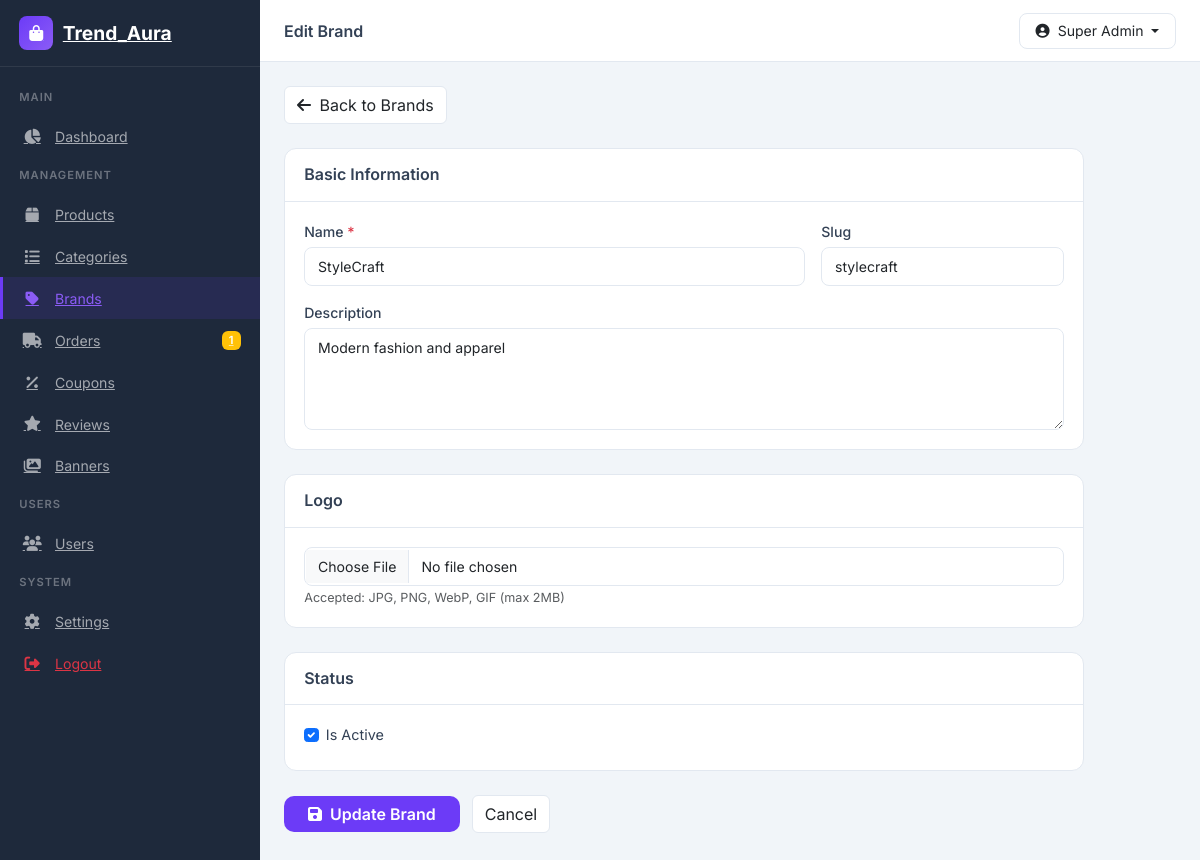
The page /admin/pages/brands/edit.php?id=2 (signed in) on the database its author committed.
### tables this page shows
CREATE TABLE brands (
    id INT AUTO_INCREMENT PRIMARY KEY,
    name VARCHAR(100) NOT NULL,
    slug VARCHAR(100) NOT NULL UNIQUE,
    description TEXT,
    logo VARCHAR(255),
    is_active TINYINT(1) DEFAULT 1,
    created_at TIMESTAMP DEFAULT CURRENT_TIMESTAMP,
    updated_at TIMESTAMP DEFAULT CURRENT_TIMESTAMP ON UPDATE CURRENT_TIMESTAMP,
    INDEX idx_brands_slug (slug)
);

### includes/auth.php (called while the page is built, shortened)
<?php
require_once __DIR__ . '/functions.php';
function getCurrentAdmin() {
    $db = db();
    $stmt = $db->prepare("SELECT * FROM admins WHERE id = :id AND is_active = 1");
    $stmt->execute(['id' => $_SESSION['admin_id']]);
    return $stmt->fetch();
}

### includes/functions.php (called while the page is built, shortened)
<?php
function sanitizeInput($input) {
    return htmlspecialchars(trim($input), ENT_QUOTES, 'UTF-8');
}

### admin/pages/brands/edit.php (the view, shortened to what this page needs)
<?php
$pageTitle = 'Edit Brand';
include __DIR__ . '/../../includes/header.php';
$db = db();
$brandId = (int)($_GET['id'] ?? 0);
$stmt = $db->prepare("SELECT * FROM brands WHERE id = :id");
$stmt->execute(['id' => $brandId]);
$brand = $stmt->fetch();
?>
<div class="mb-4">
    <a href="<?= ADMIN_URL ?>/pages/brands/index.php" class="btn btn-admin-outline">
        <i class="fas fa-arrow-left me-1"></i> Back to Brands
    </a>
</div>
<form method="POST" enctype="multipart/form-data" class="admin-form">
    <div class="admin-card mb-4">
        <div class="admin-card-header">
            <h5>Basic Information</h5>
        </div>
        <div class="admin-card-body">
            <div class="row g-3">
                <div class="col-md-8">
                    <label class="form-label">Name <span class="text-danger">*</span></label>
                    <input type="text" class="form-control" name="name" id="brandName" value="<?= sanitizeInput($brand['name']) ?>" required oninput="autoSlug(this)">
                </div>
                <div class="col-md-4">
                    <label class="form-label">Slug</label>
                    <input type="text" class="form-control" name="slug" id="brandSlug" value="<?= sanitizeInput($brand['slug']) ?>">
                </div>
                <div class="col-12">
                    <label class="form-label">Description</label>
                    <textarea class="form-control" name="description" rows="4"><?= sanitizeInput($brand['description']) ?></textarea>
                </div>
            </div>
        </div>
    </div>
    <div class="admin-card mb-4">
        <div class="admin-card-header">
            <h5>Logo</h5>
        </div>
        <div class="admin-card-body">
            <input type="file" class="form-control" name="logo" accept="image/jpeg,image/png,image/webp,image/gif">
            <small class="text-muted">Accepted: JPG, PNG, WebP, GIF (max 2MB)</small>
        </div>
    </div>
    <div class="admin-card mb-4">
        <div class="admin-card-header">
            <h5>Status</h5>
        </div>
        <div class="admin-card-body">
            <div class="form-check">
                <input class="form-check-input" type="checkbox" name="is_active" id="is_active" value="1" <?= $brand['is_active'] ? 'checked' : '' ?>>
                <label class="form-check-label" for="is_active">Is Active</label>
            </div>
        </div>
    </div>
    <div class="mb-4">
        <button type="submit" class="btn btn-admin-primary px-4"><i class="fas fa-save me-1"></i> Update Brand</button>
        <a href="<?= ADMIN_URL ?>/pages/brands/index.php" class="btn btn-admin-outline ms-2">Cancel</a>
    </div>
</form>
<?php include __DIR__ . '/../../includes/footer.php'; ?>

### admin/includes/header.php (shortened to what this page needs)
<?php
$currentAdmin = getCurrentAdmin();
$pageTitle = $pageTitle ?? 'Dashboard';
$db = db();
$pendingOrders = $db->query("SELECT COUNT(*) FROM orders WHERE order_status = 'pending'")->fetchColumn();
?>
<!DOCTYPE html>
<html lang="en">
<head>
    <link href="https://cdn.jsdelivr.net/npm/bootstrap@5.3.2/dist/css/bootstrap.min.css" rel="stylesheet">
    <link href="https://cdnjs.cloudflare.com/ajax/libs/font-awesome/6.5.1/css/all.min.css" rel="stylesheet">
    <link href="https://cdn.jsdelivr.net/npm/chart.js@4.4.0/dist/chart.min.css" rel="stylesheet">
    <link href="<?= ADMIN_URL ?>/assets/css/admin.css" rel="stylesheet">
</head>
<body>
    <div class="admin-layout">
        <aside class="admin-sidebar" id="adminSidebar">
            <div class="sidebar-header">
                <a href="<?= ADMIN_URL ?>/dashboard.php" class="sidebar-brand">
                    <i class="fas fa-shopping-bag"></i>
                    <span><?= SITE_NAME ?></span>
                </a>
            </div>
            <nav class="sidebar-nav">
                <div class="nav-section">Main</div>
                <a href="<?= ADMIN_URL ?>/dashboard.php" class="nav-item <?= basename($_SERVER['PHP_SELF']) === 'dashboard.php' ? 'active' : '' ?>">
                    <i class="fas fa-chart-pie"></i><span>Dashboard</span>
                </a>
                <div class="nav-section">Management</div>
                <a href="<?= ADMIN_URL ?>/pages/products/index.php" class="nav-item <?= strpos($_SERVER['PHP_SELF'], 'products') !== false ? 'active' : '' ?>">
                    <i class="fas fa-box"></i><span>Products</span>
                </a>
                <a href="<?= ADMIN_URL ?>/pages/categories/index.php" class="nav-item <?= strpos($_SERVER['PHP_SELF'], 'categories') !== false ? 'active' : '' ?>">
                    <i class="fas fa-list"></i><span>Categories</span>
                </a>
                <a href="<?= ADMIN_URL ?>/pages/brands/index.php" class="nav-item <?= strpos($_SERVER['PHP_SELF'], 'brands') !== false ? 'active' : '' ?>">
                    <i class="fas fa-tag"></i><span>Brands</span>
                </a>
                <a href="<?= ADMIN_URL ?>/pages/orders/index.php" class="nav-item <?= strpos($_SERVER['PHP_SELF'], 'orders') !== false ? 'active' : '' ?>">
                    <i class="fas fa-truck"></i><span>Orders</span>
                    <?php if ($pendingOrders > 0): ?><span class="badge bg-warning"><?= $pendingOrders ?></span><?php endif; ?>
                </a>
                <a href="<?= ADMIN_URL ?>/pages/coupons/index.php" class="nav-item <?= strpos($_SERVER['PHP_SELF'], 'coupons') !== false ? 'active' : '' ?>">
                    <i class="fas fa-percent"></i><span>Coupons</span>
                </a>
                <a href="<?= ADMIN_URL ?>/pages/reviews/index.php" class="nav-item <?= strpos($_SERVER['PHP_SELF'], 'reviews') !== false ? 'active' : '' ?>">
                    <i class="fas fa-star"></i><span>Reviews</span>
                </a>
                <a href="<?= ADMIN_URL ?>/pages/banners/index.php" class="nav-item <?= strpos($_SERVER['PHP_SELF'], 'banners') !== false ? 'active' : '' ?>">
                    <i class="fas fa-images"></i><span>Banners</span>
                </a>
                <div class="nav-section">Users</div>
                <a href="<?= ADMIN_URL ?>/pages/users/index.php" class="nav-item <?= strpos($_SERVER['PHP_SELF'], 'users') !== false ? 'active' : '' ?>">
                    <i class="fas fa-users"></i><span>Users</span>
                </a>
                <div class="nav-section">System</div>
                <a href="<?= ADMIN_URL ?>/pages/settings.php" class="nav-item <?= strpos($_SERVER['PHP_SELF'], 'settings') !== false ? 'active' : '' ?>">
                    <i class="fas fa-cog"></i><span>Settings</span>
                </a>
                <a href="<?= ADMIN_URL ?>/logout.php" class="nav-item text-danger">
                    <i class="fas fa-sign-out-alt"></i><span>Logout</span>
                </a>
            </nav>
        </aside>
        <main class="admin-main">
            <header class="admin-topbar">
                <div class="topbar-title"><?= $pageTitle ?></div>
                <div class="topbar-right">
                    <div class="dropdown">
                        <button class="btn btn-admin-ghost dropdown-toggle" data-bs-toggle="dropdown">
                            <i class="fas fa-user-circle me-1"></i> <?= sanitizeInput($currentAdmin['full_name']) ?>
                        </button>
                    </div>
                </div>
            </header>
            <div class="admin-content">

### admin/assets/css/admin.css (style rules this page uses)
:root { --admin-primary: #6C3BF7; --admin-primary-dark: #5A2DE0; --admin-primary-light: #8B5CF6; --admin-sidebar: #1E293B; --admin-sidebar-hover: #334155; --admin-bg: #F1F5F9; --admin-card: #FFFFFF; --admin-dark: #0F172A; --admin-text: #334155; --admin-muted: #94A3B8; --admin-border: #E2E8F0; --admin-success: #10B981; --admin-warning: #F59E0B; --admin-danger: #EF4444; --admin-info: #3B82F6; }
* { margin: 0; padding: 0; box-sizing: border-box; }
body { font-family: 'Inter', -apple-system, BlinkMacSystemFont, sans-serif; background: var(--admin-bg); color: var(--admin-text); font-size: 0.9rem; }
.btn-admin-primary { background: linear-gradient(135deg, var(--admin-primary), var(--admin-primary-dark)); color: #fff; border: none; border-radius: 10px; font-weight: 600; transition: all 0.3s; }
.admin-layout { display: flex; min-height: 100vh; }
.admin-sidebar { width: 260px; background: var(--admin-sidebar); color: #fff; position: fixed; top: 0; left: 0; height: 100%; z-index: 1000; transition: all 0.3s; display: flex; flex-direction: column; overflow-y: auto; }
.sidebar-header { padding: 1rem 1.2rem; border-bottom: 1px solid rgba(255,255,255,0.08); display: flex; align-items: center; justify-content: space-between; }
.sidebar-brand { display: flex; align-items: center; gap: 0.6rem; font-size: 1.2rem; font-weight: 700; color: #fff; }
.sidebar-brand i { width: 34px; height: 34px; background: linear-gradient(135deg, var(--admin-primary), var(--admin-primary-light)); border-radius: 8px; display: flex; align-items: center; justify-content: center; font-size: 1rem; }
.sidebar-nav { padding: 0.8rem 0; flex: 1; }
.nav-section { padding: 0.6rem 1.2rem; font-size: 0.7rem; font-weight: 600; text-transform: uppercase; letter-spacing: 1px; color: rgba(255,255,255,0.35); }
.nav-item { display: flex; align-items: center; gap: 0.8rem; padding: 0.65rem 1.2rem; color: rgba(255,255,255,0.6); transition: all 0.2s; font-size: 0.88rem; border-left: 3px solid transparent; }
.nav-item.active { background: rgba(108,59,247,0.12); color: var(--admin-primary-light); border-left-color: var(--admin-primary); }
.nav-item i { width: 20px; text-align: center; font-size: 0.95rem; }
.nav-item .badge { margin-left: auto; font-size: 0.7rem; font-weight: 600; }
.admin-main { margin-left: 260px; flex: 1; display: flex; flex-direction: column; min-height: 100vh; }
.admin-topbar { background: #fff; padding: 0.8rem 1.5rem; display: flex; align-items: center; border-bottom: 1px solid var(--admin-border); position: sticky; top: 0; z-index: 100; }
.topbar-title { font-weight: 600; font-size: 1rem; }
.topbar-right { margin-left: auto; display: flex; align-items: center; gap: 1rem; }
.btn-admin-ghost { background: none; border: 1px solid var(--admin-border); border-radius: 8px; padding: 0.4rem 1rem; font-size: 0.88rem; }
.admin-content { padding: 1.5rem; flex: 1; }
.admin-card { background: #fff; border-radius: 12px; border: 1px solid var(--admin-border); overflow: hidden; }
.admin-card-header { padding: 1rem 1.2rem; border-bottom: 1px solid var(--admin-border); display: flex; align-items: center; justify-content: space-between; }
.admin-card-header h5 { font-size: 1rem; font-weight: 600; margin: 0; }
.admin-card-body { padding: 1.2rem; }
.admin-form { max-width: 800px; }
.admin-form .form-label { font-weight: 500; font-size: 0.88rem; margin-bottom: 0.3rem; }
.admin-form .form-control, .admin-form .form-select { border: 1px solid var(--admin-border); border-radius: 8px; padding: 0.5rem 0.8rem; font-size: 0.88rem; transition: all 0.2s; }
.admin-form textarea.form-control { min-height: 100px; }
.btn-admin-primary { background: var(--admin-primary); color: #fff; border: none; }
.btn-admin-outline { border: 1px solid var(--admin-border); background: #fff; }

### rows shown on the page
brands: name "StyleCraft", slug "stylecraft", description "Modern fashion and apparel", is_active "☑"

### other values the page prints
SITE_NAME "Trend_Aura"
$pendingOrders "1"
$pageTitle "Edit Brand"
sanitizeInput($currentAdmin['full_name']) "Super Admin"
